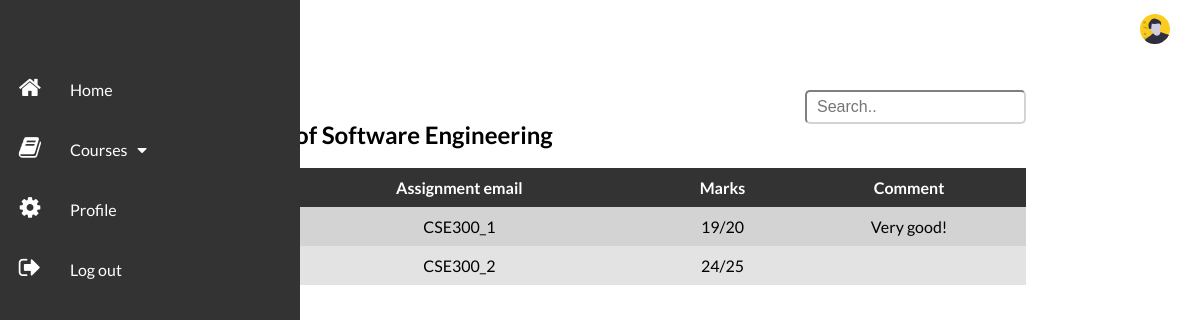
Screenshot of /get_students_grade/CSE300/Software Engineering/ (signed in) with the database file from the repository.
### lms/models.py (models this page shows, shortened)
class Course(models.Model):
    course_id = models.CharField(primary_key=True,max_length=10, null=False)
    course_name = models.CharField(max_length=50, null=False)
    course_details = models.CharField(max_length=500, null=False)
    professor_id = models.ForeignKey(Faculty, on_delete=models.CASCADE,null=False)
    course_credits = models.FloatField(null=False)
    class Meta:
        verbose_name_plural = 'Course Information'
        unique_together = (('course_id', 'professor_id', 'course_name'),)
    def __str__(self):
        return self.course_id

class Student_Grade(models.Model):
    assign_id = models.CharField(max_length=10)
    course_id = models.CharField(max_length=50)
    student_id = models.CharField(max_length=50)
    comments = models.CharField(max_length=200)
    marks = models.IntegerField()

### lms/views.py (the view)
# urls.py: url(r'^get_students_grade/(?P<course_id>\w+)/(?P<course_name>[\w\s]+)/$', views.get_students_grade, name='get_students_grade'),
def get_students_grade(request, course_id, course_name):
    email = Student.objects.get(email_id=request.user)
    stu_course = Student_Course.objects.filter(email=email)
    course = []
    designation = "student"
    for i in stu_course:
        cn = Course.objects.filter(course_id=i.course_id)
        for j in cn:
            d = {"course_id": i.course_id,
                 "course_name": j.course_name,
                 }
            course.append(d)
    marks = None
    list = Student_Grade.objects.filter(course_id=course_id, student_id=request.user)
    graded_assignments = []
    for i in list:
        stu = Faculty_Assignment.objects.filter(assign_id=i.assign_id)
        for j in stu:
            marks = str(i.marks) + "/" + str(j.marks)
        data = {"assign_id": i.assign_id,
                "marks": marks,
                "comments": i.comments}
        graded_assignments.append(data)
    return render(request, 'lms/students_submission_list.html',
                  context={"course_id": course_id, "graded_assignments": graded_assignments, "course_name": course_name,
                           "course": course, "designation": designation})

### lms/models.py (called while the page is built)
    def __str__(self):
        return self.email

### lms/templates/lms/students_submission_list.html (shortened to what this page needs)
{% extends "lms/base.html" %}{% load static %} {% block content %}
    <head>
    </head>
    <body>
    <div class="container1">
        <div class="header_wrap">
            <div class="tb_search">
                <input type="text" id="search_input_all" onkeyup="FilterkeyWord_all_table()" placeholder="Search.."
                       class="form-control">
            </div>
        </div>
        <h2>Grades of {{ course_name }}</h2>
        <br/>
        <table cellspacing="0" cellpadding="0" class="table" id="table-id">
            <thead>
            <tr>
                {% if assign_id %}
                    <th>Student ID</th>
                    <th>Student email</th>
                    <th>Status</th>
                    <th>Grading</th>
                {% else %}
                    <th>Assignment email</th>
                    <th>Marks</th>
                    <th>Comment</th>{% endif %}
            </tr>
            </thead>
            <tbody>
            {% if assign_id %} {% for i in student_list %}
                <tr>
                    <td>{{ i.identification }}</td>
                    <td>{{ i.student_id }}</td>
                    {% if i.status == "On Time" %}
                        <td>Submitted before {{ i.status_check }}</td>
                    {% else %}
                        <td>Submitted late by {{ i.status_check }}</td>
                    {% endif %}
                    <td>
                        <a id="cour" class="nav-link"
                           href=" /faculty_grades/{{ i.assign_id }}/{{ course_id }}/{{ i.student_id }}/{{ course_name }}">
                            {{ i.marks }}
                        </a>
                    </td>
                </tr>
            {% endfor %} {% else %} {% for i in graded_assignments %}
                <tr>
                    <td>{{ i.assign_id }}</td>
                    <td>{{ i.marks }}</td>
                    <td>{{ i.comments }}</td>
                </tr>
            {% endfor %} {% endif %}
        </table>
    </div>
    </body>
{% endblock %}

### lms/static/css/fac_style.css (style rules this page uses)
* { margin: 0; padding: 0; }
body { box-sizing: border-box; font-family: "Lato", sans-serif; }

### rows the page displays
Course: course_name "Software Engineering"
Student_Grade: assign_id "CSE300_1", comments "Very good!"
Student_Grade: assign_id "CSE300_2"

### other values shown
{{ i.marks }} "19/20" "24/25"
